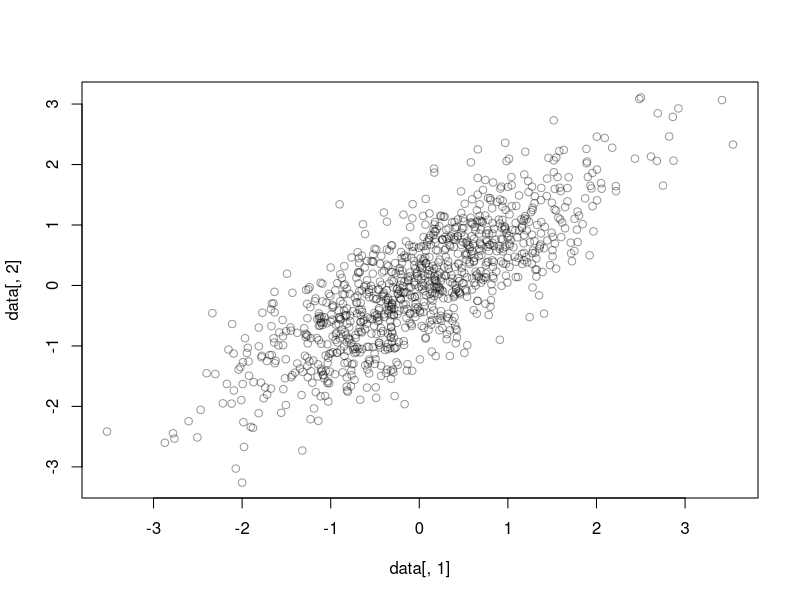
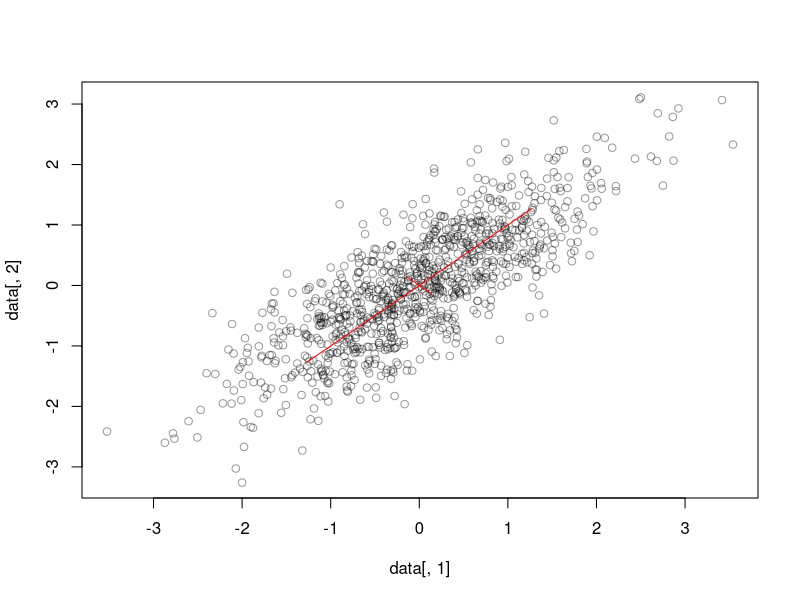
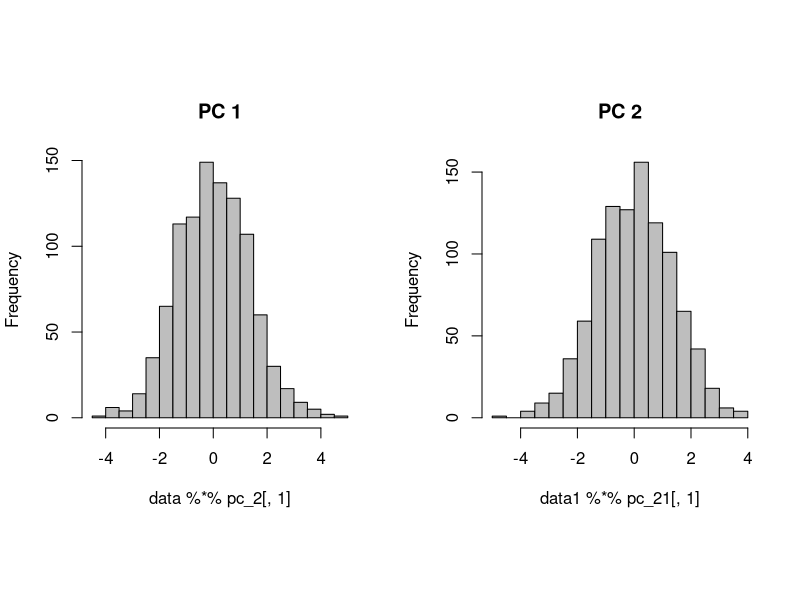
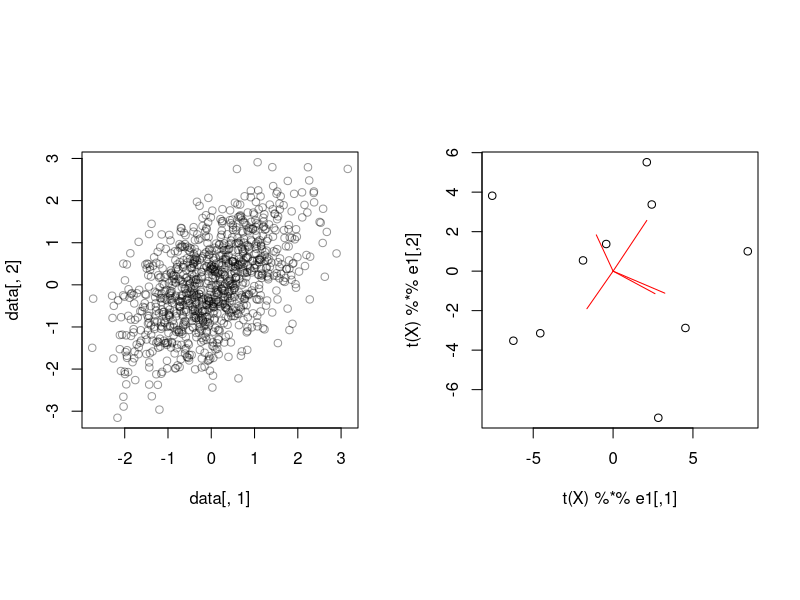

These figures' R source, in order: (Note: this script raises an error after producing the figures.)
## ---- chunk 1
#old.par <- par(mar = c(0, 0, 0, 0))
genDataPCA <- function(x, y, rot, flag) {
  mat <-matrix(1000, 1000, 2)
  mat[, 1] <- x
  mat[, 2] <- y
  data <- mat %*% rot
  #rm <- rowMeans(data)
  #data <- data - matrix(rep(rm, 2), 1000)
  stardz <- function(x) {(x-mean(x))/sd(x)}
  data <- apply(data, MARGIN = 2, FUN = stardz)
  if (flag == 1) {
    plot(data[, 1], data[, 2], col = rgb(0, 0, 0, 0.4))
  }
  data
}
pca <- function(data, k) {
  #covariance.mat <- t(data) %*% data
  covariance.mat <- cov(data)
  eig.vecs <- eigen(covariance.mat)$vectors
  eig.vals <- eigen(covariance.mat)$values
  k.components <- eig.vecs[, 1:k]
  k.components
}
x <- rnorm(1000, mean = 0, sd = 1)
y <- rnorm(1000, mean = 0, sd = 1)
rot <-matrix(c(1,2,2,1), 2, 2)
rot1 <- matrix(c(1, -2, -2, 1), 2, 2)
data <- genDataPCA(x, y, rot, 1)
covariance.mat <- cov(data)
data <- genDataPCA(x, y, rot, 1)
data1 <- genDataPCA(x, y, rot1, 0)
pc_21 <- pca(data1, 2)
# For Data 1
pc_2 <- pca(data, 2)
eig.vecs <- eigen(covariance.mat)$vectors
eig.vals <- eigen(covariance.mat)$values
evecs1 <- pc_2[, 1] * eig.vals[1]
evecs2 <- pc_2[, 2] * eig.vals[2]
lines(x=c(0, evecs1[1]), y=c(0, evecs1[2]), col = "red")
lines(x=c(0, -evecs1[1]), y=c(0, -evecs1[2]), col = "red")
lines(x=c(0, evecs2[1]), y=c(0, evecs2[2]), col = "red")
lines(x=c(0, -evecs2[1]), y=c(0, -evecs2[2]), col = "red")
## ---- chunk 2
par(mfrow=c(1,2), pty = "s")
hist(data %*% pc_2[, 1], 20,  col = "gray", main = "PC 1")
hist(data1 %*% pc_21[, 1], 20,  col = "gray", main = "PC 2")
variance.1 <- var(data %*% pc_2[, 1])
variance.2 <- var(data1 %*% pc_21[, 1])
variance.1
cov(data)
variance.2
cov(data1)
## ---- chunk 3
x1 <- rnorm(1000, mean = 0, sd = 1)
x2 <- rnorm(1000, mean = 0, sd = sqrt(3))
rotv <- c(1, 1, -1, 1) /sqrt(2)
rot2 <- matrix(rotv, 2, 2)
d1 <- genDataPCA(x1,x2, rot2, 1)
## ---- chunk 4
cov(d1)
eigen(cov(d1))
## ---- chunk 5

## ---- chunk 6
X <- matrix(c(5,-2,0,0,3,
              3,-1,1,2,4,
              0,0,4,3,-2,
              1,0,-1,0,1,
              -1,1,0,-1,3,
              -3,4,5,3,-3,
              5,-3,5,3,-3,
              0,1,-5,-7,2,
              -4,5,-3,-2,0,
              -4,3,-3,0,0), nrow = 5, ncol = 10)
#stardz <- function(x) {(x-mean(x))/sd(x)}
#dataX <- apply(t(X), MARGIN = 2, FUN = stardz)
Xeig.vecs <- eigen(cov(t(X)))$vectors
Xeig.vals <- eigen(cov(t(X)))$values
Xeig.vecs
ev <- Xeig.vals
e1 <- Xeig.vecs[, 1:2]
plot(t(X) %*% e1)

for (j in 1:dim(e1)[1]) {
  lines(x=c(0, sqrt(ev[1])*e1[j, 1]), y=c(0, sqrt(ev[2])*e1[j, 2]), col = "red")
}
## ---- chunk 7
dGetUij <- function(i, j, Kd, A, U, lamdaij) {
  return(sum(Kd[, j] * A[, i]))
}
dGetlamdaij <- function(i, j, U) {
  U.tilda <- U %*% t(U)
  return ( (i == j) - U.tilda[i, j])
}
getU <- function(new.U, mu.U, new.lambda) {
  newdU <- 0*new.U
  nc <- dim(U)[1]
  nr <- dim(U)[2]
  for (j in 1:nc) {
    for (i in 1:nr){
      newdU[i, j] <- dGetUij(i, j, Kd, A, new.U, new.lambda)
    }
  }
  newdU <- newdU #- new.lambda * ((2*diag(1,2)*new.U)+diag(1,2)[2:1, ])
  new.U <- new.U + mu.U * newdU
  new.U
}

getLambda <- function(new.U, new.lambda, mu.lambda) {
  dlambda <- 0*new.lambda
  nc <- dim(new.lambda)[1]
  nr <- dim(new.lambda)[2]
  for (j in 1:nc) {
    for (i in 1:nr){
      dlambda[i, j] <- dGetlamdaij(i, j, new.U)
    }
  }
  new.lambda <- new.lambda + mu.lambda * dlambda
  new.lambda
}

############################################
arr.new <- c(-0.9511, -1.6435, 2.3655, -2.9154, -3.7010, 0.9511, -1.6435, 2.3655, -2.9154, 3.7010)
A <- matrix(arr.new, ncol = 2, nrow = 5)
U <- matrix(1:4,2,2)
U <- U * 0.1
new.U <- eigen(U)$vectors
K <- A %*% new.U
Kd <- 4 * K * K * K
new.lambda <- matrix(10:13, 2, 2)
mu.lambda <- 0.01
mu.U <- 0.0001
rotFA <- function(A, new.U, new.lambda, mu.lambda, mu.U, N) {
  for (iter in 1:N) {
    new.U <- getU(new.U, mu.U, new.lambda)
    diag.U <- sqrt(eigen(new.U %*% t(new.U))$values * diag(1,2))
    temp.U <- solve(eigen(test.mat)$vectors %*% diag.U %*% t(eigen(test.mat)$vectors))
    print(temp.U)
    new.U <- temp.U %*% new.U
    print( new.U %*% t(new.U))
    #new.U <- eigen(U)$vectors
    #new.lambda <- getLambda(new.U, new.lambda, mu.lambda)
    temp <- A %*% new.U
    print(temp)
    }
  temp
  }
rotFA
e1 <- Xeig.vecs[, 1:2]
Astar <- rotFA(e1, new.U, new.lambda, mu.lambda, mu.U)
Astar
plot(t(X) %*% e1)
#biplot(e1, 1:5)
for (j in 1:dim(e1)[1]) {
  lines(x=c(0, Astar[j, 1]*sqrt(ev[1])*Astar[j, 1]), y=c(0, Astar[j, 1]*sqrt(ev[2])*Astar[j, 2]), col = "red")
}
